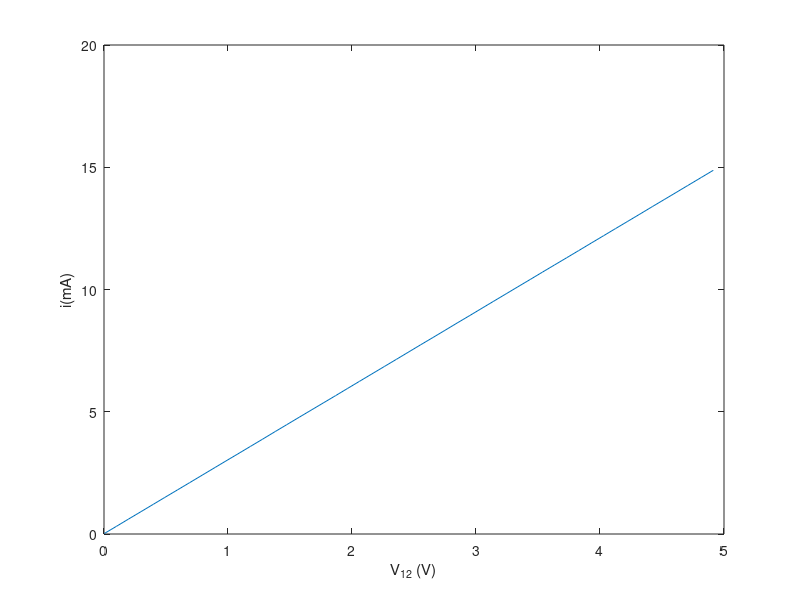

Source code (MATLAB):

z=[0.003	0.021
0.101	0.316
0.197	0.609
0.299	0.916
0.399	1.219
0.490	1.495
0.592	1.802
0.689	2.095
0.790	2.401
0.896	2.722
0.983	2.986
1.081	3.280
1.182	3.586
1.279	3.879
1.381	4.191
1.472	4.466
1.573	4.772
1.668	5.058
1.768	5.359
1.868	5.660
1.964	5.952
2.060	6.243
2.161	6.549
2.263	6.857
2.359	7.147
2.461	7.457
2.552	7.734
2.653	8.037
2.749	8.328
2.848	8.630
2.951	8.939
3.047	9.231
3.143	9.522
3.244	9.827
3.339	10.115
3.441	10.422
3.536	10.711
3.632	11.000
3.732	11.301
3.828	11.591
3.928	11.895
4.029	12.200
4.125	12.491
4.220	12.777
4.321	13.082
4.423	13.393
4.522	13.691
4.620	13.987
4.708	14.254
4.816	14.580
4.914	14.877];
v=z(:,1);
i=z(:,2);
plot(v,i)
xlabel('V_{12} (V)')
ylabel('i(mA)')